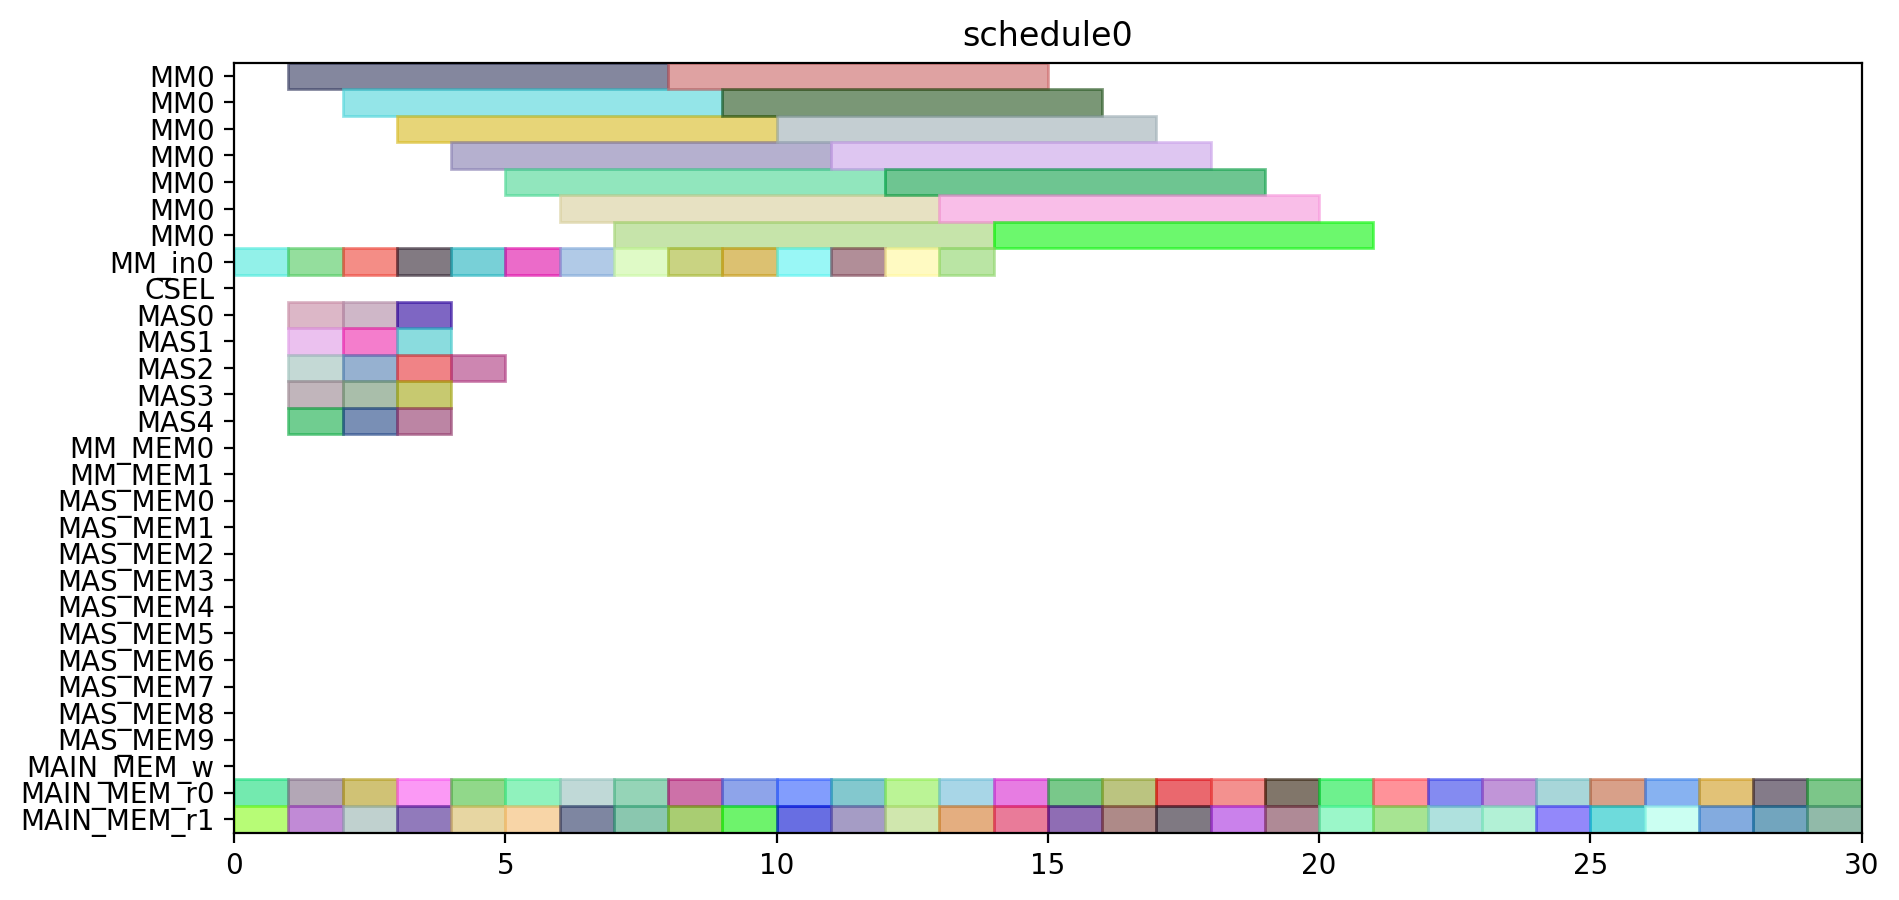

Recreate this plot in Python.
from pyschedule import Scenario, solvers, plotters, alt


def solve():
	horizon = 90
	S = Scenario("schedule0", horizon=horizon)

	# resource
	MM = S.Resources('MM', num=1, size=7)
	MM_in = S.Resources('MM_in', num=1)
	CSEL = S.Resource('CSEL')
	MAS = S.Resources('MAS', num=5, size=1, periods=range(1, horizon))
	MM_MEM = S.Resources('MM_MEM', num=2)
	MAS_MEM = S.Resources('MAS_MEM', num=10)
	MAIN_MEM_w = S.Resource('MAIN_MEM_w', size=1)
	MAIN_MEM_r = S.Resources('MAIN_MEM_r', num=2)

	# result of previous scheduling

	# new tasks
	r1_t0_in = S.Task('r1_t0_in', length=1, delay_cost=1)
	r1_t0_in += alt(MM_in)
	r1_t0 = S.Task('r1_t0', length=7, delay_cost=1)
	r1_t0 += alt(MM)
	S += r1_t0>=r1_t0_in

	r1_t0_mem0 = S.Task('r1_t0_mem0', length=1, delay_cost=1)
	r1_t0_mem0 += MAIN_MEM_r[0]
	r1_t0_mem1 = S.Task('r1_t0_mem1', length=1, delay_cost=1)
	r1_t0_mem1 += MAIN_MEM_r[1]
	r1_t1_in = S.Task('r1_t1_in', length=1, delay_cost=1)
	r1_t1_in += alt(MM_in)
	r1_t1 = S.Task('r1_t1', length=7, delay_cost=1)
	r1_t1 += alt(MM)
	S += r1_t1>=r1_t1_in

	r1_t1_mem0 = S.Task('r1_t1_mem0', length=1, delay_cost=1)
	r1_t1_mem0 += MAIN_MEM_r[0]
	r1_t1_mem1 = S.Task('r1_t1_mem1', length=1, delay_cost=1)
	r1_t1_mem1 += MAIN_MEM_r[1]
	r1_t2 = S.Task('r1_t2', length=1, delay_cost=1)
	r1_t2 += alt(MAS)

	r1_t2_mem0 = S.Task('r1_t2_mem0', length=1, delay_cost=1)
	r1_t2_mem0 += MAIN_MEM_r[0]
	r1_t2_mem1 = S.Task('r1_t2_mem1', length=1, delay_cost=1)
	r1_t2_mem1 += MAIN_MEM_r[1]
	r1_t3 = S.Task('r1_t3', length=1, delay_cost=1)
	r1_t3 += alt(MAS)

	r1_t3_mem0 = S.Task('r1_t3_mem0', length=1, delay_cost=1)
	r1_t3_mem0 += MAIN_MEM_r[0]
	r1_t3_mem1 = S.Task('r1_t3_mem1', length=1, delay_cost=1)
	r1_t3_mem1 += MAIN_MEM_r[1]
	r3_t0_in = S.Task('r3_t0_in', length=1, delay_cost=1)
	r3_t0_in += alt(MM_in)
	r3_t0 = S.Task('r3_t0', length=7, delay_cost=1)
	r3_t0 += alt(MM)
	S += r3_t0>=r3_t0_in

	r3_t0_mem0 = S.Task('r3_t0_mem0', length=1, delay_cost=1)
	r3_t0_mem0 += MAIN_MEM_r[0]
	r3_t0_mem1 = S.Task('r3_t0_mem1', length=1, delay_cost=1)
	r3_t0_mem1 += MAIN_MEM_r[1]
	r3_t1_in = S.Task('r3_t1_in', length=1, delay_cost=1)
	r3_t1_in += alt(MM_in)
	r3_t1 = S.Task('r3_t1', length=7, delay_cost=1)
	r3_t1 += alt(MM)
	S += r3_t1>=r3_t1_in

	r3_t1_mem0 = S.Task('r3_t1_mem0', length=1, delay_cost=1)
	r3_t1_mem0 += MAIN_MEM_r[0]
	r3_t1_mem1 = S.Task('r3_t1_mem1', length=1, delay_cost=1)
	r3_t1_mem1 += MAIN_MEM_r[1]
	r3_t2 = S.Task('r3_t2', length=1, delay_cost=1)
	r3_t2 += alt(MAS)

	r3_t2_mem0 = S.Task('r3_t2_mem0', length=1, delay_cost=1)
	r3_t2_mem0 += MAIN_MEM_r[0]
	r3_t2_mem1 = S.Task('r3_t2_mem1', length=1, delay_cost=1)
	r3_t2_mem1 += MAIN_MEM_r[1]
	r3_t3 = S.Task('r3_t3', length=1, delay_cost=1)
	r3_t3 += alt(MAS)

	r3_t3_mem0 = S.Task('r3_t3_mem0', length=1, delay_cost=1)
	r3_t3_mem0 += MAIN_MEM_r[0]
	r3_t3_mem1 = S.Task('r3_t3_mem1', length=1, delay_cost=1)
	r3_t3_mem1 += MAIN_MEM_r[1]
	r4_t0_in = S.Task('r4_t0_in', length=1, delay_cost=1)
	r4_t0_in += alt(MM_in)
	r4_t0 = S.Task('r4_t0', length=7, delay_cost=1)
	r4_t0 += alt(MM)
	S += r4_t0>=r4_t0_in

	r4_t0_mem0 = S.Task('r4_t0_mem0', length=1, delay_cost=1)
	r4_t0_mem0 += MAIN_MEM_r[0]
	r4_t0_mem1 = S.Task('r4_t0_mem1', length=1, delay_cost=1)
	r4_t0_mem1 += MAIN_MEM_r[1]
	r4_t1_in = S.Task('r4_t1_in', length=1, delay_cost=1)
	r4_t1_in += alt(MM_in)
	r4_t1 = S.Task('r4_t1', length=7, delay_cost=1)
	r4_t1 += alt(MM)
	S += r4_t1>=r4_t1_in

	r4_t1_mem0 = S.Task('r4_t1_mem0', length=1, delay_cost=1)
	r4_t1_mem0 += MAIN_MEM_r[0]
	r4_t1_mem1 = S.Task('r4_t1_mem1', length=1, delay_cost=1)
	r4_t1_mem1 += MAIN_MEM_r[1]
	r4_t2 = S.Task('r4_t2', length=1, delay_cost=1)
	r4_t2 += alt(MAS)

	r4_t2_mem0 = S.Task('r4_t2_mem0', length=1, delay_cost=1)
	r4_t2_mem0 += MAIN_MEM_r[0]
	r4_t2_mem1 = S.Task('r4_t2_mem1', length=1, delay_cost=1)
	r4_t2_mem1 += MAIN_MEM_r[1]
	r4_t3 = S.Task('r4_t3', length=1, delay_cost=1)
	r4_t3 += alt(MAS)

	r4_t3_mem0 = S.Task('r4_t3_mem0', length=1, delay_cost=1)
	r4_t3_mem0 += MAIN_MEM_r[0]
	r4_t3_mem1 = S.Task('r4_t3_mem1', length=1, delay_cost=1)
	r4_t3_mem1 += MAIN_MEM_r[1]
	r5_t0_in = S.Task('r5_t0_in', length=1, delay_cost=1)
	r5_t0_in += alt(MM_in)
	r5_t0 = S.Task('r5_t0', length=7, delay_cost=1)
	r5_t0 += alt(MM)
	S += r5_t0>=r5_t0_in

	r5_t0_mem0 = S.Task('r5_t0_mem0', length=1, delay_cost=1)
	r5_t0_mem0 += MAIN_MEM_r[0]
	r5_t0_mem1 = S.Task('r5_t0_mem1', length=1, delay_cost=1)
	r5_t0_mem1 += MAIN_MEM_r[1]
	r5_t1_in = S.Task('r5_t1_in', length=1, delay_cost=1)
	r5_t1_in += alt(MM_in)
	r5_t1 = S.Task('r5_t1', length=7, delay_cost=1)
	r5_t1 += alt(MM)
	S += r5_t1>=r5_t1_in

	r5_t1_mem0 = S.Task('r5_t1_mem0', length=1, delay_cost=1)
	r5_t1_mem0 += MAIN_MEM_r[0]
	r5_t1_mem1 = S.Task('r5_t1_mem1', length=1, delay_cost=1)
	r5_t1_mem1 += MAIN_MEM_r[1]
	r5_t2 = S.Task('r5_t2', length=1, delay_cost=1)
	r5_t2 += alt(MAS)

	r5_t2_mem0 = S.Task('r5_t2_mem0', length=1, delay_cost=1)
	r5_t2_mem0 += MAIN_MEM_r[0]
	r5_t2_mem1 = S.Task('r5_t2_mem1', length=1, delay_cost=1)
	r5_t2_mem1 += MAIN_MEM_r[1]
	r5_t3 = S.Task('r5_t3', length=1, delay_cost=1)
	r5_t3 += alt(MAS)

	r5_t3_mem0 = S.Task('r5_t3_mem0', length=1, delay_cost=1)
	r5_t3_mem0 += MAIN_MEM_r[0]
	r5_t3_mem1 = S.Task('r5_t3_mem1', length=1, delay_cost=1)
	r5_t3_mem1 += MAIN_MEM_r[1]
	r6_t0_in = S.Task('r6_t0_in', length=1, delay_cost=1)
	r6_t0_in += alt(MM_in)
	r6_t0 = S.Task('r6_t0', length=7, delay_cost=1)
	r6_t0 += alt(MM)
	S += r6_t0>=r6_t0_in

	r6_t0_mem0 = S.Task('r6_t0_mem0', length=1, delay_cost=1)
	r6_t0_mem0 += MAIN_MEM_r[0]
	r6_t0_mem1 = S.Task('r6_t0_mem1', length=1, delay_cost=1)
	r6_t0_mem1 += MAIN_MEM_r[1]
	r6_t1_in = S.Task('r6_t1_in', length=1, delay_cost=1)
	r6_t1_in += alt(MM_in)
	r6_t1 = S.Task('r6_t1', length=7, delay_cost=1)
	r6_t1 += alt(MM)
	S += r6_t1>=r6_t1_in

	r6_t1_mem0 = S.Task('r6_t1_mem0', length=1, delay_cost=1)
	r6_t1_mem0 += MAIN_MEM_r[0]
	r6_t1_mem1 = S.Task('r6_t1_mem1', length=1, delay_cost=1)
	r6_t1_mem1 += MAIN_MEM_r[1]
	r6_t2 = S.Task('r6_t2', length=1, delay_cost=1)
	r6_t2 += alt(MAS)

	r6_t2_mem0 = S.Task('r6_t2_mem0', length=1, delay_cost=1)
	r6_t2_mem0 += MAIN_MEM_r[0]
	r6_t2_mem1 = S.Task('r6_t2_mem1', length=1, delay_cost=1)
	r6_t2_mem1 += MAIN_MEM_r[1]
	r6_t3 = S.Task('r6_t3', length=1, delay_cost=1)
	r6_t3 += alt(MAS)

	r6_t3_mem0 = S.Task('r6_t3_mem0', length=1, delay_cost=1)
	r6_t3_mem0 += MAIN_MEM_r[0]
	r6_t3_mem1 = S.Task('r6_t3_mem1', length=1, delay_cost=1)
	r6_t3_mem1 += MAIN_MEM_r[1]
	r9_t2 = S.Task('r9_t2', length=1, delay_cost=1)
	r9_t2 += alt(MAS)

	r9_t2_mem0 = S.Task('r9_t2_mem0', length=1, delay_cost=1)
	r9_t2_mem0 += MAIN_MEM_r[0]
	r9_t2_mem1 = S.Task('r9_t2_mem1', length=1, delay_cost=1)
	r9_t2_mem1 += MAIN_MEM_r[1]
	r12_t0_in = S.Task('r12_t0_in', length=1, delay_cost=1)
	r12_t0_in += alt(MM_in)
	r12_t0 = S.Task('r12_t0', length=7, delay_cost=1)
	r12_t0 += alt(MM)
	S += r12_t0>=r12_t0_in

	r12_t0_mem0 = S.Task('r12_t0_mem0', length=1, delay_cost=1)
	r12_t0_mem0 += MAIN_MEM_r[0]
	r12_t0_mem1 = S.Task('r12_t0_mem1', length=1, delay_cost=1)
	r12_t0_mem1 += MAIN_MEM_r[1]
	r12_t1_in = S.Task('r12_t1_in', length=1, delay_cost=1)
	r12_t1_in += alt(MM_in)
	r12_t1 = S.Task('r12_t1', length=7, delay_cost=1)
	r12_t1 += alt(MM)
	S += r12_t1>=r12_t1_in

	r12_t1_mem0 = S.Task('r12_t1_mem0', length=1, delay_cost=1)
	r12_t1_mem0 += MAIN_MEM_r[0]
	r12_t1_mem1 = S.Task('r12_t1_mem1', length=1, delay_cost=1)
	r12_t1_mem1 += MAIN_MEM_r[1]
	r12_t2 = S.Task('r12_t2', length=1, delay_cost=1)
	r12_t2 += alt(MAS)

	r12_t2_mem0 = S.Task('r12_t2_mem0', length=1, delay_cost=1)
	r12_t2_mem0 += MAIN_MEM_r[0]
	r12_t2_mem1 = S.Task('r12_t2_mem1', length=1, delay_cost=1)
	r12_t2_mem1 += MAIN_MEM_r[1]
	r12_t3 = S.Task('r12_t3', length=1, delay_cost=1)
	r12_t3 += alt(MAS)

	r12_t3_mem0 = S.Task('r12_t3_mem0', length=1, delay_cost=1)
	r12_t3_mem0 += MAIN_MEM_r[0]
	r12_t3_mem1 = S.Task('r12_t3_mem1', length=1, delay_cost=1)
	r12_t3_mem1 += MAIN_MEM_r[1]
	r13_t0_in = S.Task('r13_t0_in', length=1, delay_cost=1)
	r13_t0_in += alt(MM_in)
	r13_t0 = S.Task('r13_t0', length=7, delay_cost=1)
	r13_t0 += alt(MM)
	S += r13_t0>=r13_t0_in

	r13_t0_mem0 = S.Task('r13_t0_mem0', length=1, delay_cost=1)
	r13_t0_mem0 += MAIN_MEM_r[0]
	r13_t0_mem1 = S.Task('r13_t0_mem1', length=1, delay_cost=1)
	r13_t0_mem1 += MAIN_MEM_r[1]
	r13_t1_in = S.Task('r13_t1_in', length=1, delay_cost=1)
	r13_t1_in += alt(MM_in)
	r13_t1 = S.Task('r13_t1', length=7, delay_cost=1)
	r13_t1 += alt(MM)
	S += r13_t1>=r13_t1_in

	r13_t1_mem0 = S.Task('r13_t1_mem0', length=1, delay_cost=1)
	r13_t1_mem0 += MAIN_MEM_r[0]
	r13_t1_mem1 = S.Task('r13_t1_mem1', length=1, delay_cost=1)
	r13_t1_mem1 += MAIN_MEM_r[1]
	r13_t2 = S.Task('r13_t2', length=1, delay_cost=1)
	r13_t2 += alt(MAS)

	r13_t2_mem0 = S.Task('r13_t2_mem0', length=1, delay_cost=1)
	r13_t2_mem0 += MAIN_MEM_r[0]
	r13_t2_mem1 = S.Task('r13_t2_mem1', length=1, delay_cost=1)
	r13_t2_mem1 += MAIN_MEM_r[1]
	r13_t3 = S.Task('r13_t3', length=1, delay_cost=1)
	r13_t3 += alt(MAS)

	r13_t3_mem0 = S.Task('r13_t3_mem0', length=1, delay_cost=1)
	r13_t3_mem0 += MAIN_MEM_r[0]
	r13_t3_mem1 = S.Task('r13_t3_mem1', length=1, delay_cost=1)
	r13_t3_mem1 += MAIN_MEM_r[1]
	r16_t3 = S.Task('r16_t3', length=1, delay_cost=1)
	r16_t3 += alt(MAS)

	r16_t3_mem0 = S.Task('r16_t3_mem0', length=1, delay_cost=1)
	r16_t3_mem0 += MAIN_MEM_r[0]
	r16_t3_mem1 = S.Task('r16_t3_mem1', length=1, delay_cost=1)
	r16_t3_mem1 += MAIN_MEM_r[1]
	solvers.mip.solve(S,msg=1,kind='CPLEX',ratio_gap=1.01)

	solution = [['hoge']*len(S.solution()[1]) for i in range(len(S.solution()))]
	for i in range(len(S.solution())):
		for j in range(len(S.solution()[i])):
			solution[i][j]=str(S.solution()[i][j])
	print(solution)

	cycles = int(solution[-1][3])

	pic_file_name = "/home/mfukuda/ABE/multiRAM_multiMAS_16mux/scheduling_result/stage7MM1_stage1MAS5/EP2_YRECOVER/schedule0.png"
	if(S.solution() != []):
		plotters.matplotlib.plot(S,img_filename=pic_file_name, show_task_labels=False, fig_size=(cycles*0.25+3, 5))

	return solution
